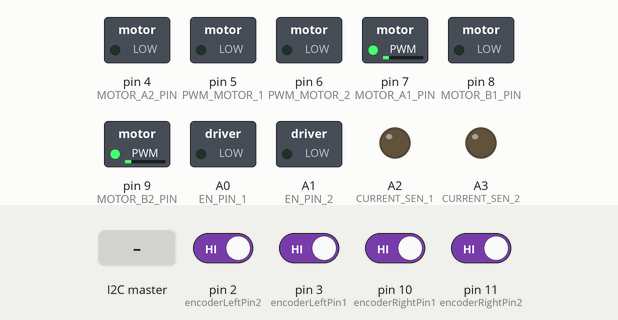
Recording of a sketch running on a simulated Arduino Uno, built with avr-gcc and run on an emulated ATmega328P. Shown: switched loads named in the sketch (green lamp = pin HIGH), output pins drawn as LEDs (lit = HIGH). The test bench sets the inputs (shaded band); at power-on: pin 2 (encoderLeftPin2), pin 3 (encoderLeftPin1), pin 10 (encoderRightPin1), pin 11 (encoderRightPin2) HIGH.

Above: at 1.2 s.
1.3 s: pin 3 (encoderLeftPin1) driven LOW
At 2.5 s:
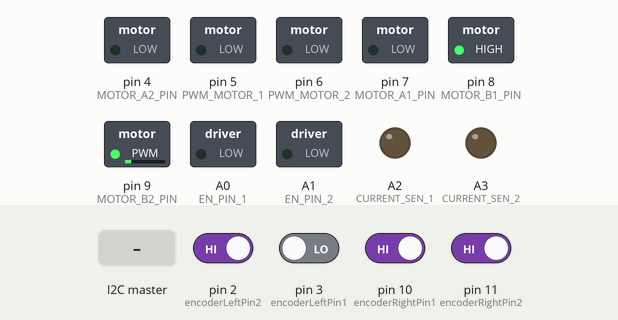
2.8 s: pin 2 (encoderLeftPin2) driven LOW
At 4.0 s:
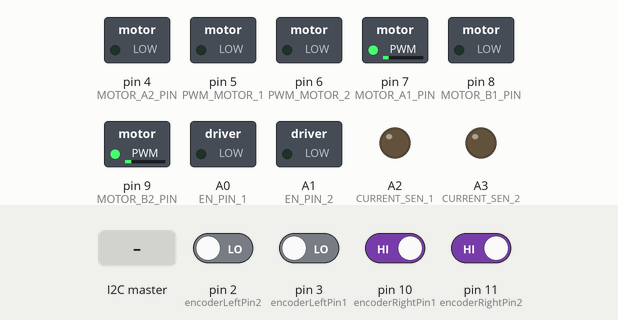
4.3 s: pin 10 (encoderRightPin1) driven LOW
At 5.3 s:
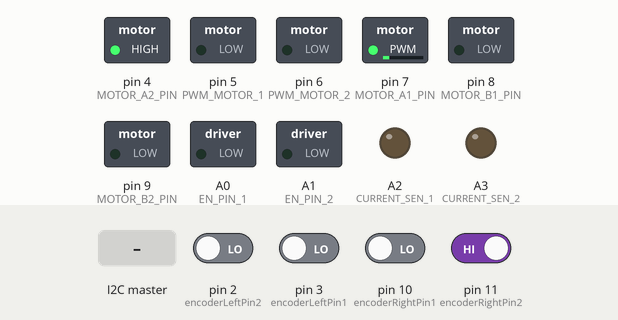
5.9 s: pin 11 (encoderRightPin2) driven LOW
At 7.1 s:
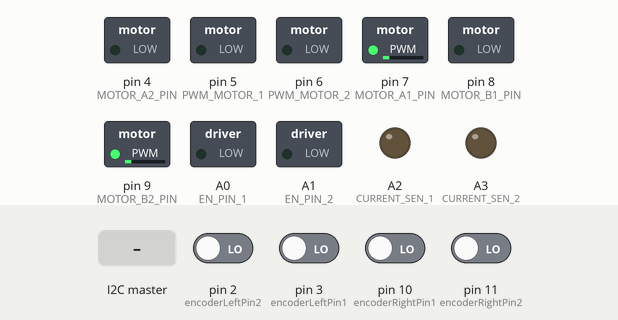
7.4 s: the I2C master sends the byte 5
At 8.6 s:
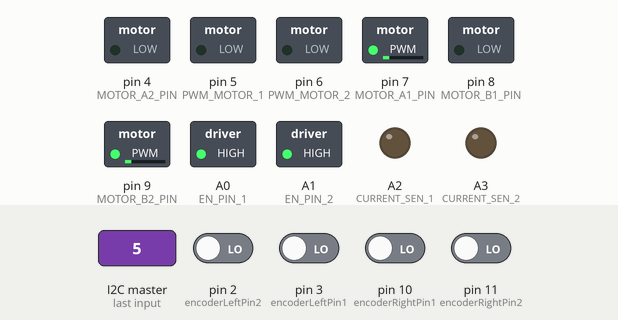
8.9 s: pin 2 (encoderLeftPin2) driven HIGH
At 9.7 s:
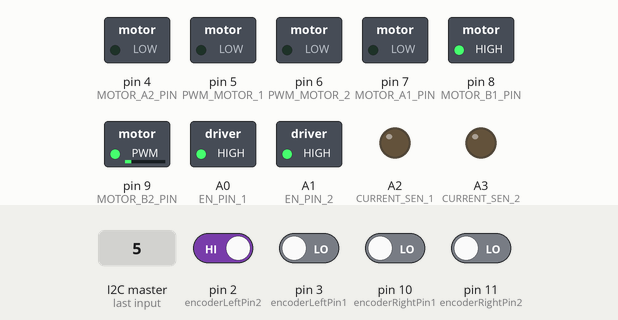
Timing chart, 0 to 18.8 s (numbered marks = the images above; inputs shaded):
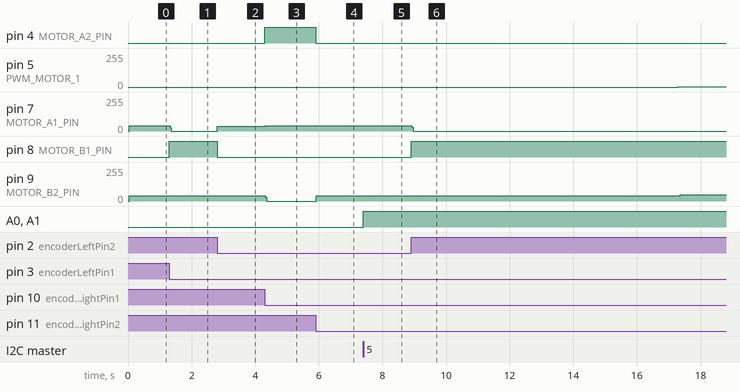

The sketch:

Motor_Driver_PID_UNO.ino
```cpp
/* This sketch supports NILab Project FacePush, as described below:
 * - UNO receives message from Adafruit Feather M0 through I2C communication.
 * - uses Arduino UNO and Monster Motor Shield VNH2SP30 to control 2 DC motors.
 * - control DC motors by rotary encoders and PID
 * - use interrupt pins D2, D3, D10, and D11 (by PinChangeInterrupt library)
 *   to track the value of rotary encoders.
 *
 *   22.02.18 wjtseng93
 */

//====================================================================================
// I2C
#include <Wire.h>
#define SLAVE_ADDRESS 0x12
#define SERIAL_BAUD 57600

//====================================================================================
// Monster Motor Driver VNH2SP30
#define BRAKE 0
#define CW    1
#define CCW   2
#define CS_THRESHOLD 15   // Definition of safety current (Check: "1.3 Monster Shield Example").

//MOTOR 1
#define MOTOR_A1_PIN 7
#define MOTOR_B1_PIN 8

//MOTOR 2
#define MOTOR_A2_PIN 4
#define MOTOR_B2_PIN 9

#define PWM_MOTOR_1 5
#define PWM_MOTOR_2 6

#define CURRENT_SEN_1 A2
#define CURRENT_SEN_2 A3

#define EN_PIN_1 A0
#define EN_PIN_2 A1

#define MOTOR_1 0
#define MOTOR_2 1

//default motor speed and motor state
short speedLeft = 255;
short speedRight = 255;
unsigned short usMotor_Status = BRAKE;

//====================================================================================
// Interrupt and Rotary encoder
// Arduino UNO has 2 interrupt pins, D2, D3
// use PinChangeInt to make D10, D11 into interrupt pins
#include <PinChangeInt.h>
int encoderLeftPin1 = 3; // interrupt 0
int encoderLeftPin2 = 2; // interrupt 1
int encoderRightPin1 = 10; // use PinChangeInt make it into interrupt pin
int encoderRightPin2 = 11;

// rotary encoders
volatile long leftLastEncoded = 0;
volatile long rightLastEncoded = 0;

volatile long encoderLeftValue = 0;
volatile long encoderRightValue = 0;

//====================================================================================
// PID motor control
#include <PID_v1.h>
double kp = 0.4, ki = 0.06, kd = 0.01;
// input: current position (value of rotary encoder)
// output: result (where to go)
// setPoint: target position (position cmd from Feather)
double inputLeft = 0, outputLeft = 0, setPointLeft = 0;
double inputRight = 0, outputRight = 0, setPointRight = 0;
// DIRECT was defined in PID_v1.h
PID leftPID(&inputLeft, &outputLeft, &setPointLeft, kp, ki, kd, DIRECT);
PID rightPID(&inputRight, &outputRight, &setPointRight, kp, ki, kd, DIRECT);

String inputString = "";
bool stringComplete = false;

void setup()
{
  // I2C setup
  Wire.begin(SLAVE_ADDRESS);    // join I2C bus as a slave with address 1
  Wire.onReceive(receiveEvent); // register event
  Serial.begin(SERIAL_BAUD);

  // DC motor setup
  pinMode(MOTOR_A1_PIN, OUTPUT);
  pinMode(MOTOR_B1_PIN, OUTPUT);

  pinMode(MOTOR_A2_PIN, OUTPUT);
  pinMode(MOTOR_B2_PIN, OUTPUT);

  pinMode(PWM_MOTOR_1, OUTPUT);
  pinMode(PWM_MOTOR_2, OUTPUT);

  pinMode(CURRENT_SEN_1, OUTPUT);
  pinMode(CURRENT_SEN_2, OUTPUT);

  pinMode(EN_PIN_1, OUTPUT);
  pinMode(EN_PIN_2, OUTPUT);

  // rotary encoder setup
  pinMode(encoderLeftPin1, INPUT);
  pinMode(encoderLeftPin2, INPUT);
  pinMode(encoderRightPin1, INPUT);
  pinMode(encoderRightPin2, INPUT);

  digitalWrite(encoderLeftPin1, HIGH); //turn pullup resistor on
  digitalWrite(encoderLeftPin2, HIGH); //turn pullup resistor on
  digitalWrite(encoderRightPin1, HIGH); //turn pullup resistor on
  digitalWrite(encoderRightPin2, HIGH); //turn pullup resistor on

  //call updateEncoder() when any high/low changed seen
  attachInterrupt(digitalPinToInterrupt(encoderLeftPin1), updateLeftEncoder, CHANGE);
  attachInterrupt(digitalPinToInterrupt(encoderLeftPin2), updateLeftEncoder, CHANGE);
  attachPinChangeInterrupt(encoderRightPin1, updateRightEncoder, CHANGE);
  attachPinChangeInterrupt(encoderRightPin2, updateRightEncoder, CHANGE);

  // PID control setup
  leftPID.SetMode(AUTOMATIC);
  rightPID.SetMode(AUTOMATIC);
  leftPID.SetOutputLimits(-speedLeft, speedLeft);
  rightPID.SetOutputLimits(-speedRight, speedRight);
}

void loop()
{
  inputLeft = encoderLeftValue;
  inputRight = encoderRightValue;
//  Uncomment below to check values of PID
//  Serial.print(inputLeft); Serial.print(" ");
//  Serial.print(setPointLeft); Serial.print(" ");
//  Serial.print(outputLeft); Serial.print(" ");
//
//  Serial.print(inputRight); Serial.print(" ");
//  Serial.print(setPointRight); Serial.print(" ");
//  Serial.println(outputRight); Serial.print(" ");

  // Update PID control
  motorPIDControl(&encoderLeftValue, &setPointLeft, &outputLeft, &leftPID, EN_PIN_1, MOTOR_1);
  motorPIDControl(&encoderRightValue, &setPointRight, &outputRight, &rightPID, EN_PIN_2, MOTOR_2);

//  Uncomment below to send data in serial port
//  while(Serial.available())
//  {
//    digitalWrite(EN_PIN_1, HIGH);
//    digitalWrite(EN_PIN_2, HIGH);
//    char c = Serial.read();
//    inputString += c;
//    if (c == '\n') {
//      stringComplete = true;
//    }
//  }
//  if (stringComplete) {
//    if (inputString.startsWith("L")) {
//      inputString = inputString.substring(2);
//      // split cmd into angle and speed
//      for (int i = 0; i < inputString.length(); i++)
//      {
//        if (inputString.substring(i, i + 1) == " ")
//        {
//          setPointLeft = (double) inputString.substring(0, i).toInt();
//          speedLeft = (short) inputString.substring(i + 1).toInt();
//          break;
//        }
//      }
//      leftPID.SetOutputLimits(-speedLeft, speedLeft);
//      setPointLeft = (double) inputString.toInt();
//    }
//    else if (inputString.startsWith("R")) {
//      inputString = inputString.substring(2);
//      for (int i = 0; i < inputString.length(); i++)
//      {
//        if (inputString.substring(i, i + 1) == " ")
//        {
//          setPointRight = (double) inputString.substring(0, i).toInt();
//          speedRight = (short) inputString.substring(i + 1).toInt();
//          break;
//        }
//      }
//      rightPID.SetOutputLimits(-speedLeft, speedLeft);
//      setPointRight = (double) inputString.toInt();
//    }
//    stringComplete = false;
//    inputString = "";
//  }
}

// Receiving data from I2C communication
void receiveEvent(int count) {
  while (Wire.available()) {
    digitalWrite(EN_PIN_1, HIGH);
    digitalWrite(EN_PIN_2, HIGH);
    char c = (char) Wire.read();
    inputString += c;
    if (c == '\n') {
      stringComplete = true;
    }
  }
  if (stringComplete) {
//    Serial.println(inputString);
    if (inputString.startsWith("L")) {
      inputString = inputString.substring(2);
      // split cmd into angle and speed
      for (int i = 0; i < inputString.length(); i++)
      {
        if (inputString.substring(i, i + 1) == " ")
        {
          setPointLeft = (double) inputString.substring(0, i).toInt();
          speedLeft = (short) inputString.substring(i + 1).toInt();
          break;
        }
      }
      leftPID.SetOutputLimits(-speedLeft, speedLeft);
    }
    else if (inputString.startsWith("R")) {
      inputString = inputString.substring(2);
      for (int i = 0; i < inputString.length(); i++)
      {
        if (inputString.substring(i, i + 1) == " ")
        {
          setPointRight = (double) inputString.substring(0, i).toInt();
          speedRight = (short) inputString.substring(i + 1).toInt();
          break;
        }
      }
      rightPID.SetOutputLimits(-speedLeft, speedLeft);
    }
    stringComplete = false;
    inputString = "";
  }
}

// Function that controls the variables:
// motor(0 or 1), direction (cw or ccw), and pwm (0 to 255)
void motorGo(uint8_t motor, uint8_t direct, uint8_t pwm)
{
  if(motor == MOTOR_1)
  {
    if(direct == CW)
    {
      digitalWrite(MOTOR_A1_PIN, LOW);
      digitalWrite(MOTOR_B1_PIN, HIGH);
    }
    else if(direct == CCW)
    {
      digitalWrite(MOTOR_A1_PIN, HIGH);
      digitalWrite(MOTOR_B1_PIN, LOW);
    }
    else
    {
      digitalWrite(MOTOR_A1_PIN, LOW);
      digitalWrite(MOTOR_B1_PIN, LOW);
    }

    analogWrite(PWM_MOTOR_1, pwm);
  }
  else if(motor == MOTOR_2)
  {
    if(direct == CW)
    {
      // CW input for right motor is actually CCW
      digitalWrite(MOTOR_A2_PIN, HIGH);
      digitalWrite(MOTOR_B2_PIN, LOW);
    }
    else if(direct == CCW)
    {
      // CCW input for right motor is actually CW
      digitalWrite(MOTOR_A2_PIN, LOW);
      digitalWrite(MOTOR_B2_PIN, HIGH);
    }
    else
    {
      digitalWrite(MOTOR_A2_PIN, LOW);
      digitalWrite(MOTOR_B2_PIN, LOW);
    }

    analogWrite(PWM_MOTOR_2, pwm);
  }
}

void updateLeftEncoder() {
  long MSB = digitalRead(encoderLeftPin1); //MSB = most significant bit
  long LSB = digitalRead(encoderLeftPin2); //LSB = least significant bit

  long encoded = (MSB << 1) | LSB; //converting the 2 pin value to single number
  long sum  = (leftLastEncoded << 2) | encoded; //adding it to the previous encoded value

  if(sum == 0b1101 || sum == 0b0100 || sum == 0b0010 || sum == 0b1011) encoderLeftValue ++;
  if(sum == 0b1110 || sum == 0b0111 || sum == 0b0001 || sum == 0b1000) encoderLeftValue --;

  leftLastEncoded = encoded; //store this value for next time
}

void updateRightEncoder() {
  long MSB = digitalRead(encoderRightPin1); //MSB = most significant bit
  long LSB = digitalRead(encoderRightPin2); //LSB = least significant bit

  long encoded = (MSB << 1) | LSB; //converting the 2 pin value to single number
  long sum  = (rightLastEncoded << 2) | encoded; //adding it to the previous encoded value

  if(sum == 0b1101 || sum == 0b0100 || sum == 0b0010 || sum == 0b1011) encoderRightValue ++;
  if(sum == 0b1110 || sum == 0b0111 || sum == 0b0001 || sum == 0b1000) encoderRightValue --;

  rightLastEncoded = encoded; //store this value for next time
}

void motorPIDControl(volatile long *encoderValue, double *setPoint, double *output, PID *motorPID, uint8_t EN_PIN, uint8_t MOTOR) {
    motorPID->Compute();

    if (*output > 0) {
      motorGo(MOTOR, CW, *output);
    }
    else {
      motorGo(MOTOR, CCW, abs(*output));
    }
    if (*encoderValue == *setPoint) {
      motorGo(MOTOR, BRAKE, 0);
      *output = 0;
    }
}
```

Measured:
- after the input at 1.3 s, pin 7 (MOTOR_A1_PIN): 38/255 → 0/255 at once; pin 8 (MOTOR_B1_PIN): LOW → HIGH at once
- after the input at 2.8 s, pin 7 (MOTOR_A1_PIN): 0/255 → 34/255 at once; pin 8 (MOTOR_B1_PIN): HIGH → LOW at once
- after the input at 4.3 s, pin 4 (MOTOR_A2_PIN): LOW → HIGH at once; pin 7 (MOTOR_A1_PIN): 34/255 → 40/255 at once; pin 9 (MOTOR_B2_PIN): 40/255 → 0/255 at once
- after the input at 5.9 s, pin 4 (MOTOR_A2_PIN): HIGH → LOW at once; pin 9 (MOTOR_B2_PIN): 0/255 → 40/255 at once
- after the input at 7.4 s, A0 (EN_PIN_1), A1 (EN_PIN_2): LOW → HIGH at once
- after the input at 8.9 s, pin 5 (PWM_MOTOR_1): 0/255 → 1/255 after 8.4 s; pin 7 (MOTOR_A1_PIN): 40/255 → 0/255 at once; pin 8 (MOTOR_B1_PIN): LOW → HIGH at once; pin 9 (MOTOR_B2_PIN): 40/255 → 46/255 after 8.5 s
